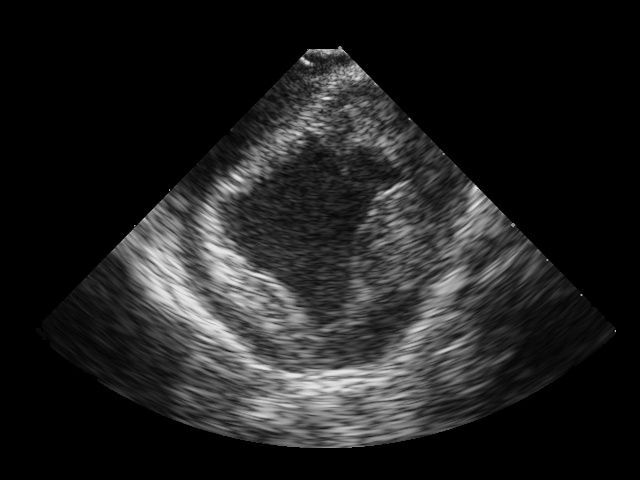
#> input picture images/original/4051.jpg, 640 x 480 px
$ python warp.py
#> lines starting #> are read from the running program, lines starting #| are printed output that depends on the picture
import cv2
import numpy as np
import pdb
import matplotlib.pyplot as plt
from scipy.interpolate import BSpline
import scipy.interpolate as interpolate


# [9 lines of commented-out code are left out]

f = '../images/original/4051.jpg'
img = cv2.imread(f)
#> img is the input picture: shape (480, 640, 3); min 0, max 231, mean 32.4

boundary = [[320-17+3, 48], [320-292+3, 330], [320+3, 450], [320+292+3, 330], [320+17+3, 48]]
# [4 lines of commented-out code are left out]
print(boundary)
# plt.figure()
# plt.imshow(img)
# plt.show()

x = np.array([31,  323, 615])
y = np.array([330, 450, 330])
t, c, k = interpolate.splrep(x, y, s=0, k=2)
N = 200#50
xmin, xmax = x.min(), x.max()
xx = np.linspace(xmin, xmax, N)
spline = interpolate.BSpline(t, c, k, extrapolate=False)


topx = np.linspace(306,340, N)
M = 300#50

warp_x = np.zeros((M, N), dtype=np.float32)
warp_y = np.zeros((M, N), dtype=np.float32)

for i, x in enumerate(xx):
#     cv2.circle(img, (int(x), int(spline(x))), 3, (0,255,0))
#     cv2.circle(img, (int(topx[i]), 48), 3, (0,255,0))
#     cv2.line(img, (int(topx[i]), 48), (int(x), int(spline(x))), (0,255,0),1)
    interp_x = np.linspace(int(topx[i]), int(x), M)
    interp_y = np.linspace(48, int(spline(x)), M)
    for j in range(M):
        # cv2.circle(img, (int(interp_x[j]), int(interp_y[j])), 3, (255,0,0))
        warp_x[j, i] = interp_x[j]
        warp_y[j, i] = interp_y[j]

# plt.figure()
# plt.imshow(img)
# plt.show()
gray = cv2.cvtColor(img,cv2.COLOR_BGR2GRAY)

plt.figure()
plt.subplot(121)
plt.imshow(gray, cmap='gray')

mapped_img = cv2.remap(gray, warp_x, warp_y, cv2.INTER_LINEAR)
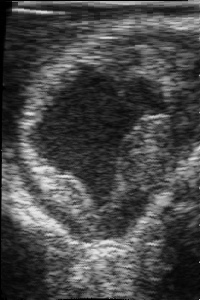
#> mapped_img: shape (300, 200); min 0, max 230, mean 72.4
# print(mapped_img)

plt.subplot(122)
plt.imshow(mapped_img, cmap='gray')
plt.show()
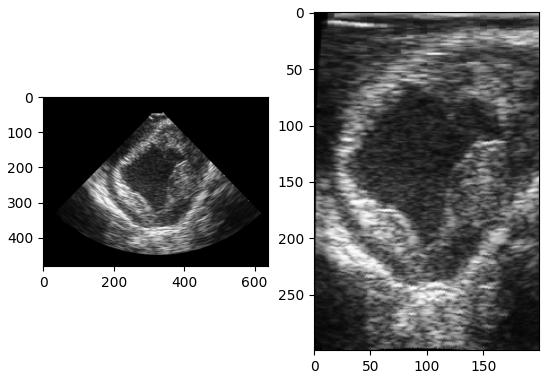
#> figure drawn by matplotlib, 2 panels

np.save('warpx.npy', warp_x)
np.save('warpy.npy', warp_y)

pdb.set_trace()
